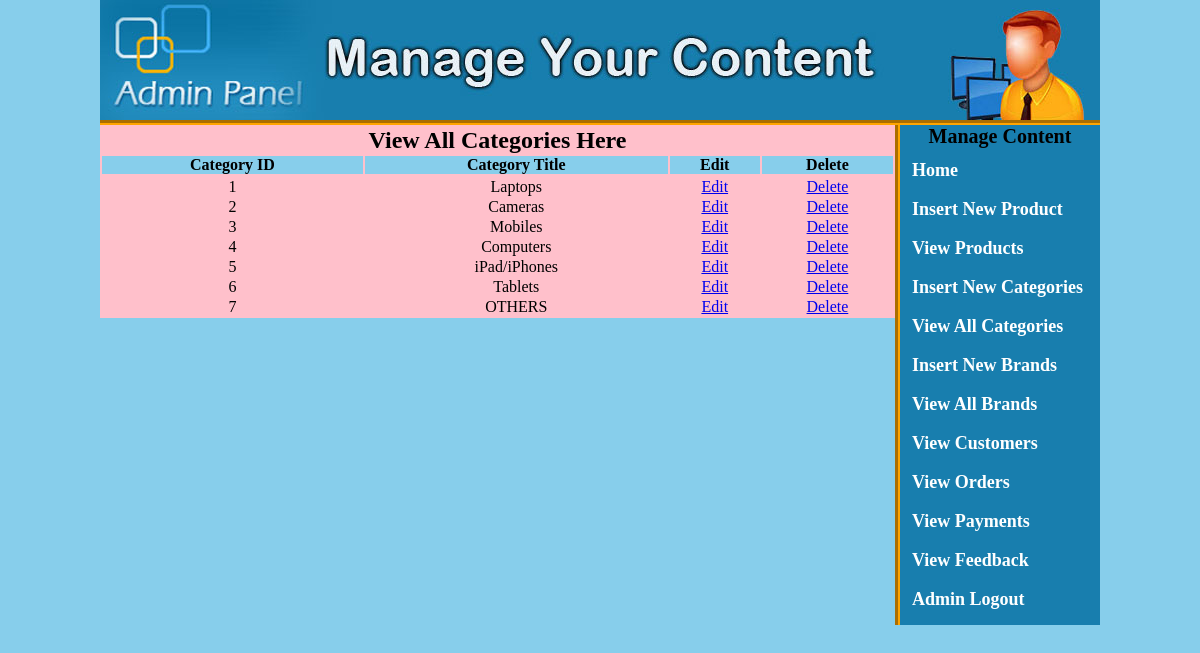
The app's page /admin_area/view_cats.php with its own data.
### tables this page shows
CREATE TABLE IF NOT EXISTS `categories` (
  `cat_id` int(100) NOT NULL AUTO_INCREMENT,
  `cat_title` text NOT NULL,
  PRIMARY KEY (`cat_id`)
);

### admin_area/view_cats.php (the view, shortened to what this page needs)
<!doctype>
<html>
	<head>
	<link rel="stylesheet" href="styles/style.css" media="all"/>
	</head>
	<body>
	<div class="main_wrapper">
	<div id="header"></div>
	<div id="right">
	<p id="h"><b>Manage Content<b></p>
	<a href="index.php">Home</a>
	<a href="insert_product.php">Insert New Product</a>
	<a href="view_products.php">View Products</a>
	<a href="insert_cat.php">Insert New Categories</a>
	<a href="view_cats.php">View All Categories</a>
	<a href="insert_brand.php">Insert New Brands</a>
	<a href="view_brands.php">View All Brands</a>
	<a href="view_customers.php">View Customers</a>
	<a href="view_orders.php">View Orders</a>
	<a href="view_payments.php">View Payments</a>
	<a href="view_feedback.php">View Feedback</a>
	<a href="logout.php">Admin Logout</a>
	</div>
<table width="795" align="center" bgcolor="pink">
<tr align="center">
<td colspan="6"><h2><font style="font-weight:bold;">View All Categories Here</font></h2></td>
</tr>
<tr align="center" colspan="6" bgcolor="skyblue">
	<th><font style="font-weight:bold;">Category ID</font></th>
	<th><font style="font-weight:bold;">Category Title</font></th>
	<th><font style="font-weight:bold;">Edit</font></th>
	<th><font style="font-weight:bold;">Delete</font></th>
	</tr>
<tr>
<?php
include("includes/db.php");
$get_cat = "select * from categories";
$run_cat = mysqli_query($con,$get_cat);
$i = 0;
while($row_cat = mysqli_fetch_array($run_cat))
{
	$cat_id = $row_cat['cat_id'];
	$cat_title = $row_cat['cat_title'];
	$i++;
?>
<tr align="center">
	<td><?php echo $i;?></td>
	<td><?php echo $cat_title;?></td>
	<td><a href="index.php?edit_cat=<?php echo $cat_id; ?>">Edit</a></td>
	<td><a href="delete_cat.php?delete_cat=<?php echo $cat_id; ?>">Delete</a></td>
</tr>
<?php } ?>
</table>

### admin_area/styles/style.css (style rules this page uses)
html, body, div, span, applet, object, iframe, h1, h2, h3, h4, h5, h6, p, blockquote, pre, a, abbr, acronym, address, big, cite, code, del, dfn, em, img, ins, kbd, q, s, samp, small, strike, strong, sub, sup, tt, var, b, u, i, center, dl, dt, dd, ol, ul, li, fieldset, form, label, legend, table, caption, tbody, tfoot, thead, tr, th, td, article, aside, canvas, details, embed, figure, figcaption, footer, header, hgroup, menu, nav, output, ruby, section, summary, time, mark, audio, video { margin: 0; padding: 0; border: 0; vertical-align: baseline; }
body { background:skyblue; }
.main_wrapper { width:1000px; height:auto; margin:auto; }
#header { width:1000px; height:120px; background-image:url(../images/bg-header.jpg); border-bottom:5px groove orange; }
#right { width:200px; height:500px; float:right; border-left:5px groove orange; background:#187eae; }
#right a { text-decoration:none; color:white; text-align:left; font-size:18px; font-family:Palatino; padding:6px; margin:6px; display:block; }
#h { text-align:center; font-size:20px; font-weight:bolder; }

### records on screen
categories: cat_title "Laptops"
categories: cat_title "Cameras"
categories: cat_title "Mobiles"
categories: cat_title "Computers"
categories: cat_title "iPad/iPhones"
categories: cat_title "Tablets"
categories: cat_title "OTHERS"
